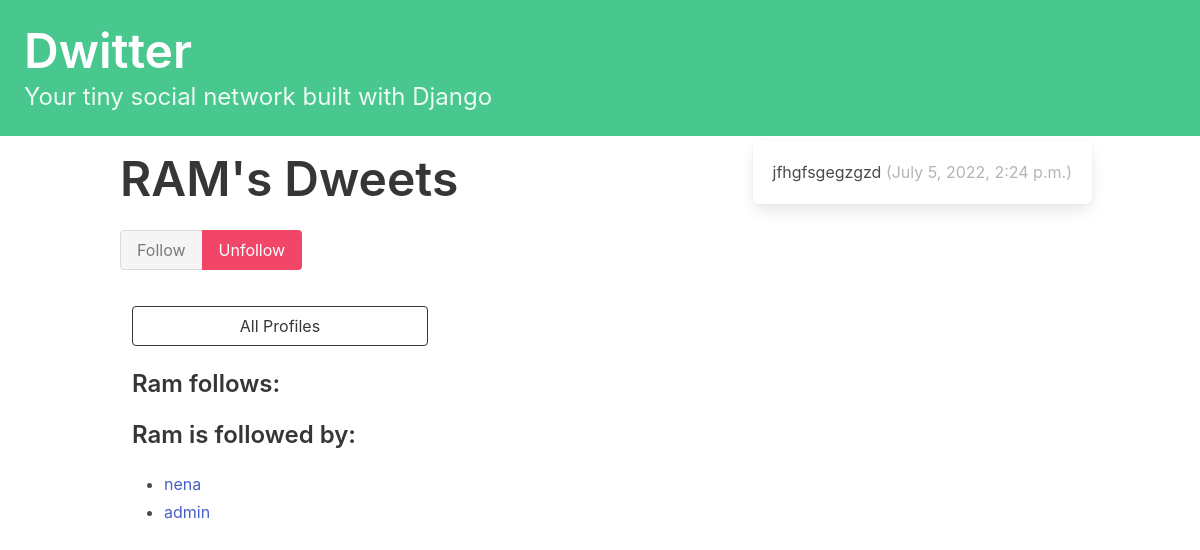
The app's page /profile/2 (signed in) with its own data.
### dwitter/models.py (models this page shows, shortened)
class Profile(models.Model):
    user = models.OneToOneField(User, on_delete=models.CASCADE)
    follows = models.ManyToManyField(
        "self",
        related_name="followed_by",
        symmetrical=False,
        blank=True
    )
    def __str__(self):
        return self.user.username

class Dweet(models.Model):
    user = models.ForeignKey(
        User, related_name="dweets", on_delete=models.DO_NOTHING
    )
    body = models.CharField(max_length=140)
    created_at = models.DateTimeField(auto_now_add=True)

### dwitter/views.py (the view, shortened to what this page needs)
# urls.py: path("profile/<int:pk>", profile, name="profile"),
def profile(request, pk):
    if not hasattr(request.user, 'profile'):
        missing_profile = Profile(user=request.user)
        missing_profile.save()
    profile = Profile.objects.get(pk=pk)
    return render(request, "dwitter/profile.html", {"profile": profile})

### dwitter/templates/dwitter/profile.html (shortened to what this page needs)
{% extends 'base.html' %}
{% block content %}
<div class="column">
    <div class="block">
    <h1 class="title is-1">
        {{profile.user.username|upper}}'s Dweets
    </h1>
    </div>
    <form method="post">
        <div class="buttons has-addons">
        {% if profile in user.profile.follows.all %}
            <button class="button is-success is-static">Follow</button>
            <button class="button is-danger" name="follow" value="unfollow">
                Unfollow
            </button>
        {% else %}
            <button class="button is-success" name="follow" value="follow">
                Follow
            </button>
            <button class="button is-danger is-static">Unfollow</button>
        {% endif %}
        </div>
    </form>
</div>
<div class="content">
    {% for dweet in profile.user.dweets.all %}
        <div class="box">
            {{ dweet.body }}
            <span class="is-small has-text-grey-light">
                ({{ dweet.created_at }})
            </span>
        </div>
    {% endfor %}
</div>
</div>
<div class="column is-one-third">
    <div class="block">
        <a href="{% url 'dwitter:profile_list' %}">
            <button class="button is-dark is-outlined is-fullwidth">
                All Profiles
            </button>
        </a>
    </div>
    <div class="block">
        <h3 class="title is-4">
            {{profile.user.username}} follows:
        </h3>
    </div>
    <div class="block">
        <h3 class="title is-4">
            {{profile.user.username}} is followed by:
        </h3>
        <div class="content">
            <ul>
            {% for follower in profile.followed_by.all %}
                <li>
                    <a href="{% url 'dwitter:profile' follower.id %}">
                        {{ follower }}
                    </a>
                </li>
            {% endfor %}
            </ul>
        </div>
    </div>
</div>
{% endblock content %}

### records on screen
Profile: user.username "RAM", user.username "Ram"
Dweet: body "jfhgfsgegzgzd", created_at "July 5, 2022, 2:24 p.m."
Profile: user.username "nena"
Profile: user.username "admin"
